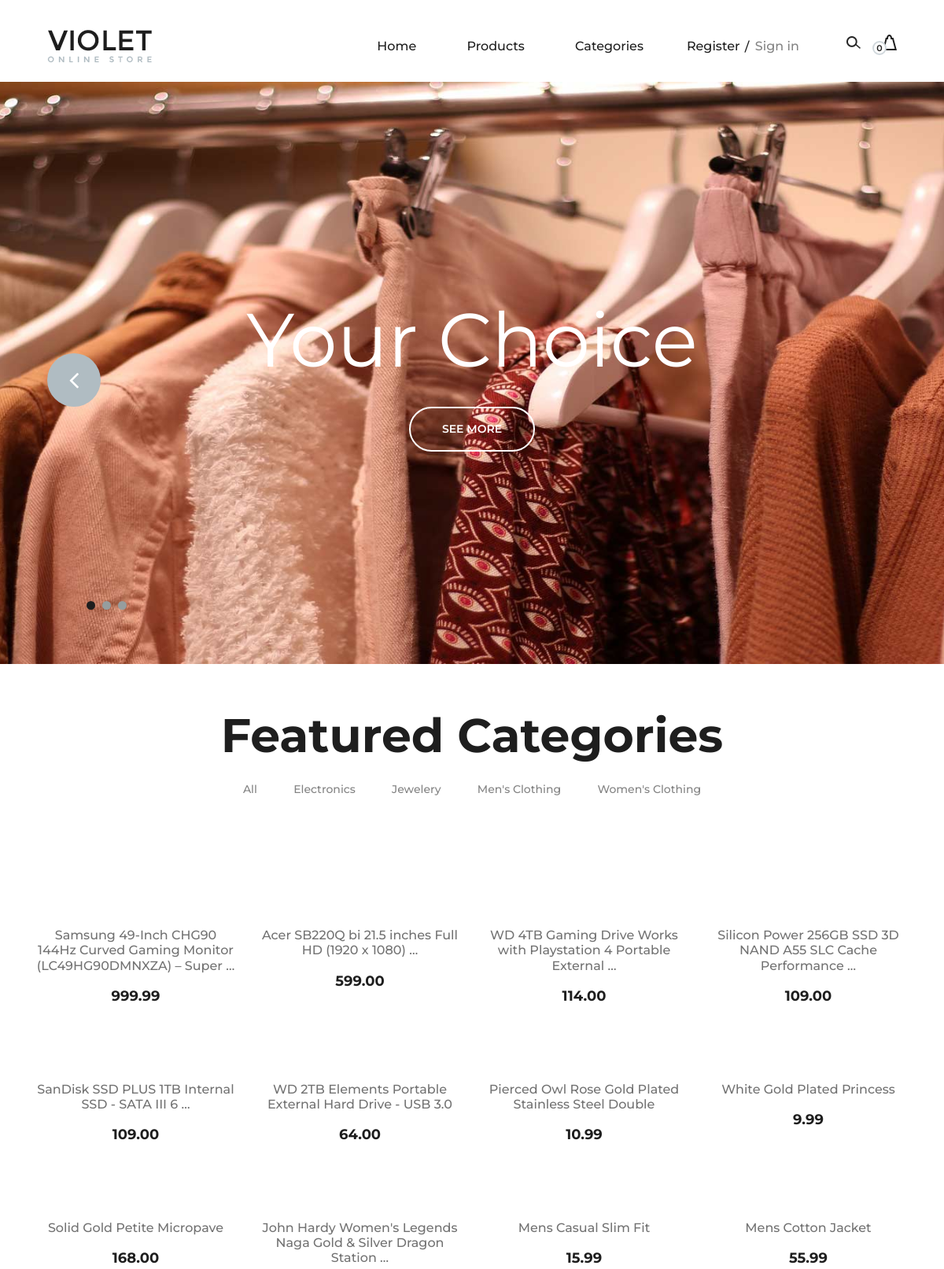
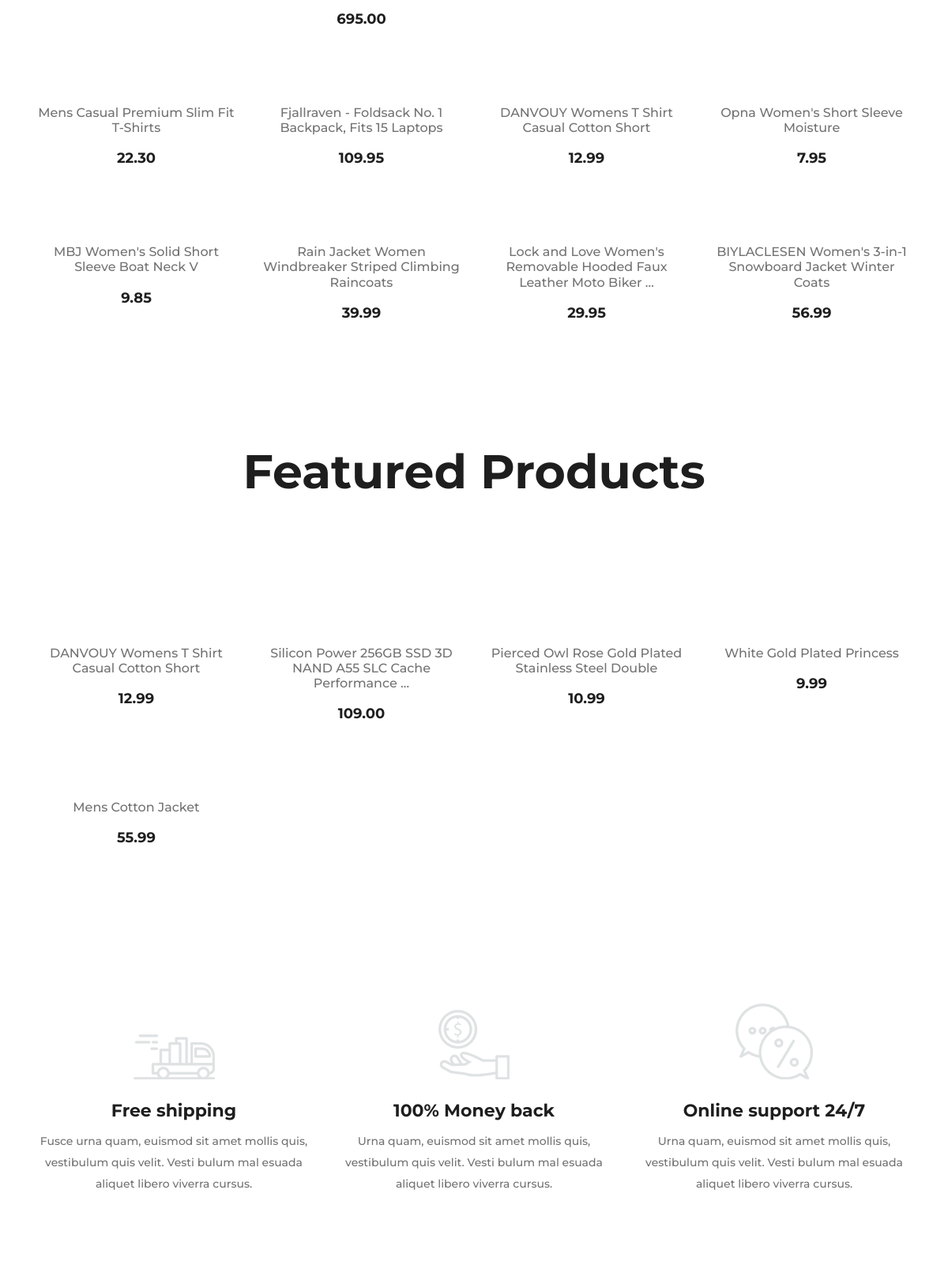
The page / (upper part) on the database its author committed (2 pictures, top to bottom).
### product/models.py (models this page shows, shortened)
class Slider(models.Model):
     title = models.CharField(max_length=50)
     banner =models.ImageField(upload_to='banners')
     show =models.BooleanField(default=True)
     created_data = models.DateTimeField(auto_now_add=True)

class Category(models.Model):
    title = models.CharField(max_length=150, unique=True)
    slug = models.SlugField( unique=True,max_length=150)
    featured= models.BooleanField(default=False)
    created_data = models.DateTimeField(auto_now_add=True)
    class Meta:
        ordering =['title']

class Product(models.Model):
    title = models.CharField(max_length=250, unique=True)
    slug = models.SlugField( unique=True,max_length=250)
    category = models.ForeignKey(Category,related_name='products', on_delete=models.CASCADE)
    thumbnail = models.URLField()
    description = models.TextField(null=True,blank=True,default='N/A')
    price = models.DecimalField(max_digits=10, decimal_places=2)
    featured= models.BooleanField(default=False)
    in_stock=models.BooleanField(default=True)
    created_data = models.DateTimeField(auto_now_add=True)
    updated_data = models.DateTimeField(auto_now=True)
    class Meta:
        ordering =['-id']

### product/views.py (the view)
# urls.py: path('',Home.as_view(),name='home'),
class Home(generic.TemplateView):
    template_name ='home.html'
    def get_context_data(self, **kwargs):
        context = super().get_context_data(**kwargs)
        context.update({
            'featured_categories': Category.objects.filter(featured=True),
            'featured_products': Product.objects.filter(featured=True),
            'sliders': Slider.objects.filter(show=True)
        })
        return context

### cart/carts.py (called while the page is built)
    def __len__(self):
        return len(list(self.cart.keys()))

### cart/context_processors.py (called while the page is built)
def cart(request):
    cart= Cart(request)
    if len(list(cart.cart.keys())) < 1 :
        try:
           del cart.session[cart.coupon_id]
        except:
            ...
    return {"cart": Cart(request)}

### product/context_processors.py (called while the page is built)
def categories(request):
    return {
        'categories': Category.objects.all()
    }

### templates/home.html (shortened to what this page needs)
{% extends 'base.html' %}
{% load static %}
{% block content %}
{% include 'slider.html' %}
<section class="latest-products spad">
    <div class="container">
        <div class="product-filter">
            <div class="row">
                <div class="col-lg-12 text-center">
                    <div class="section-title">
                        <h2>Featured Categories</h2>
                    </div>
                    <ul class="product-controls">
                        <li data-filter="*">All</li>
                        {% for category in featured_categories %}
                        <li data-filter=".{{category.slug}}">{{category.title | title}}</li>
                        {% endfor %}
                    </ul>
                </div>
            </div>
        </div>
        <div class="row" id="product-list">
            {% for category in featured_categories %}
            {% for product in category.products.all %}
            <div class="col-lg-3 col-sm-6 mix {{category.slug}}">
                <div class="single-product-item">
                    <figure>
                        <a href="{% url 'product-details' product.slug %}"><img style="height:180px ;" src="{{product.thumbnail}}" alt=""></a>
                    </figure>
                    <div class="product-text">
                        <a class="text-decoration-none" href="{% url 'product-details' product.slug %}">
                            <h6>{{product.title | truncatewords:10}}</h6>
                        </a>
                        <p>{{product.price}}</p>
                    </div>
                </div>
            </div>
           {% endfor %}
              {% endfor %}
        </div>
    </div>
</section>
<section class="latest-products spad">
    <div class="container">
        <div class="product-filter">
            <div class="row">
                <div class="col-lg-12 text-center">
                    <div class="section-title">
                        <h2>Featured Products</h2>
                    </div>
                </div>
            </div>
        </div>
        <div class="row" id="product-list">
            {% for product in featured_products %}
            <div class="col-lg-3 col-sm-6 mix ">
                <div class="single-product-item">
                    <figure>
                        <a href="{% url 'product-details' product.slug %}"><img style="height:180px ;" src="{{product.thumbnail}}" alt=""></a>
                    </figure>
                    <div class="product-text">
                        <a class="text-decoration-none" href="{% url 'product-details' product.slug %}">
                            <h6>{{product.title | truncatewords:10}}</h6>
                        </a>
                        <p>{{product.price}}</p>
                    </div>
                </div>
            </div>
           {% endfor %}
        </div>
    </div>
</section>
<section class="features-section spad">
    <div class="features-ads">
        <div class="container">
            <div class="row">
                <div class="col-lg-4">
                    <div class="single-features-ads first">
                        <img src="{% static 'img/icons/f-delivery.png' %}" alt="">
                        <h4>Free shipping</h4>
                        <p>Fusce urna quam, euismod sit amet mollis quis, vestibulum quis velit. Vesti bulum mal
                            esuada aliquet libero viverra cursus. </p>
                    </div>
                </div>
                <div class="col-lg-4">
                    <div class="single-features-ads second">
                        <img src="{% static 'img/icons/coin.png' %}" alt="">
                        <h4>100% Money back </h4>
                        <p>Urna quam, euismod sit amet mollis quis, vestibulum quis velit. Vesti bulum mal esuada
                            aliquet libero viverra cursus. </p>
                    </div>
                </div>
                <div class="col-lg-4">
                    <div class="single-features-ads">
                        <img src="{% static 'img/icons/chat.png' %}" alt="">
                        <h4>Online support 24/7</h4>
                        <p>Urna quam, euismod sit amet mollis quis, vestibulum quis velit. Vesti bulum mal esuada
                            aliquet libero viverra cursus. </p>
                    </div>
                </div>
            </div>
        </div>
    </div>
</section>
{% endblock content %}

### templates/base.html (shortened to what this page needs)
<!DOCTYPE html>
<html lang="zxx">
<head>
    {% load static %}
    <link rel="stylesheet" href="{%  static 'css/bootstrap.min.css' %}" type="text/css">
    <link rel="stylesheet" href="{%  static 'css/font-awesome.min.css' %}" type="text/css">
    <link rel="stylesheet" href="{%  static 'css/nice-select.css' %}" type="text/css">
    <link rel="stylesheet" href="{%  static 'css/owl.carousel.min.css' %}" type="text/css">
    <link rel="stylesheet" href="{%  static 'css/magnific-popup.css' %}" type="text/css">
    <link rel="stylesheet" href="{%  static 'css/slicknav.min.css' %}" type="text/css">
    <link rel="stylesheet" href="{%  static 'css/style.css' %}" type="text/css">
    <link rel="stylesheet" href="{%  static 'css/main.css' %}" type="text/css">
</head>
<body>
    {% include 'header.html' %}
    {% block content %}
    {% endblock content %}
</body>
</html>

### templates/header.html (shortened to what this page needs)
{%load static%}
<header class="header-section">
    <div class="container-fluid">
        <div class="inner-header">
            <div class="logo">
                <a href="{% url 'home' %}"><img src="{% static 'img/logo.png' %}" alt=""></a>
            </div>
            <div class="header-right">
                <img src="{% static 'img/icons/search.png' %}" alt="" class="search-trigger">
                <a href="{% url 'cart' %}">
                    <img src="{% static 'img/icons/bag.png' %}" alt="">
                    <span>{{cart|length}}</span>
                </a>
            </div>
            {%if not request.user.is_authenticated %}
            <div class="user-access">
                <a href="{% url 'login' %}">Register</a>
                <a href="{% url 'login' %}" class="in">Sign in</a>
            </div>
            {%endif%}
            <nav class="main-menu mobile-menu">
                <ul>
                    <li><a class="" href="{% url 'home' %}">Home</a></li>
                    <li><a class="" href="{% url 'product-list' %}">Products</a></li>
                    <li><a href="#">Categories</a>
                    </li>
                </ul>
            </nav>
        </div>
    </div>
</header>

### templates/slider.html
{% load static%}
<section class="hero-slider">
    <div class="hero-items owl-carousel">
        {% for slider in sliders %}
        <div class="single-slider-item set-bg" data-setbg="{{slider.banner.url}}">
            <div class="container">
                <div class="row">
                    <div class="col-lg-12">
                        <h2>{{slider.title}}</h2>
                        <a href="#" class="primary-btn">See More</a>
                    </div>
                </div>
            </div>
        </div>
        {% endfor %}
    </div>
</section>

### templates/scripts.html (shortened to what this page needs)
{% load static %}

### rows shown on the page
Slider: title "Your Choice"
Category: title "Electronics"
Category: title "Jewelery"
Category: title "Men's Clothing"
Category: title "Women's Clothing"
Product: title "Samsung 49-Inch CHG90 144Hz Curved Gaming Monitor (LC49HG90DMNXZA) – Super …", price "999.99"
Product: title "Acer SB220Q bi 21.5 inches Full HD (1920 x 1080) …", price "599.00"
Product: title "WD 4TB Gaming Drive Works with Playstation 4 Portable External …", price "114.00"
Product: title "Silicon Power 256GB SSD 3D NAND A55 SLC Cache Performance …", price "109.00"
Product: title "SanDisk SSD PLUS 1TB Internal SSD - SATA III 6 …", price "109.00"
Product: title "WD 2TB Elements Portable External Hard Drive - USB 3.0", price "64.00"
Product: title "Pierced Owl Rose Gold Plated Stainless Steel Double", price "10.99"
Product: title "White Gold Plated Princess", price "9.99"
Product: title "Solid Gold Petite Micropave", price "168.00"
Product: title "John Hardy Women's Legends Naga Gold & Silver Dragon Station …", price "695.00"
Product: title "Mens Casual Slim Fit", price "15.99"
Product: title "Mens Cotton Jacket", price "55.99"
Product: title "Mens Casual Premium Slim Fit T-Shirts", price "22.30"
Product: title "Fjallraven - Foldsack No. 1 Backpack, Fits 15 Laptops", price "109.95"
Product: title "DANVOUY Womens T Shirt Casual Cotton Short", price "12.99"
Product: title "Opna Women's Short Sleeve Moisture", price "7.95"
Product: title "MBJ Women's Solid Short Sleeve Boat Neck V", price "9.85"
Product: title "Rain Jacket Women Windbreaker Striped Climbing Raincoats", price "39.99"
Product: title "Lock and Love Women's Removable Hooded Faux Leather Moto Biker …", price "29.95"
Product: title "BIYLACLESEN Women's 3-in-1 Snowboard Jacket Winter Coats", price "56.99"

### other values the page prints
{{ cart|length }} "0"
